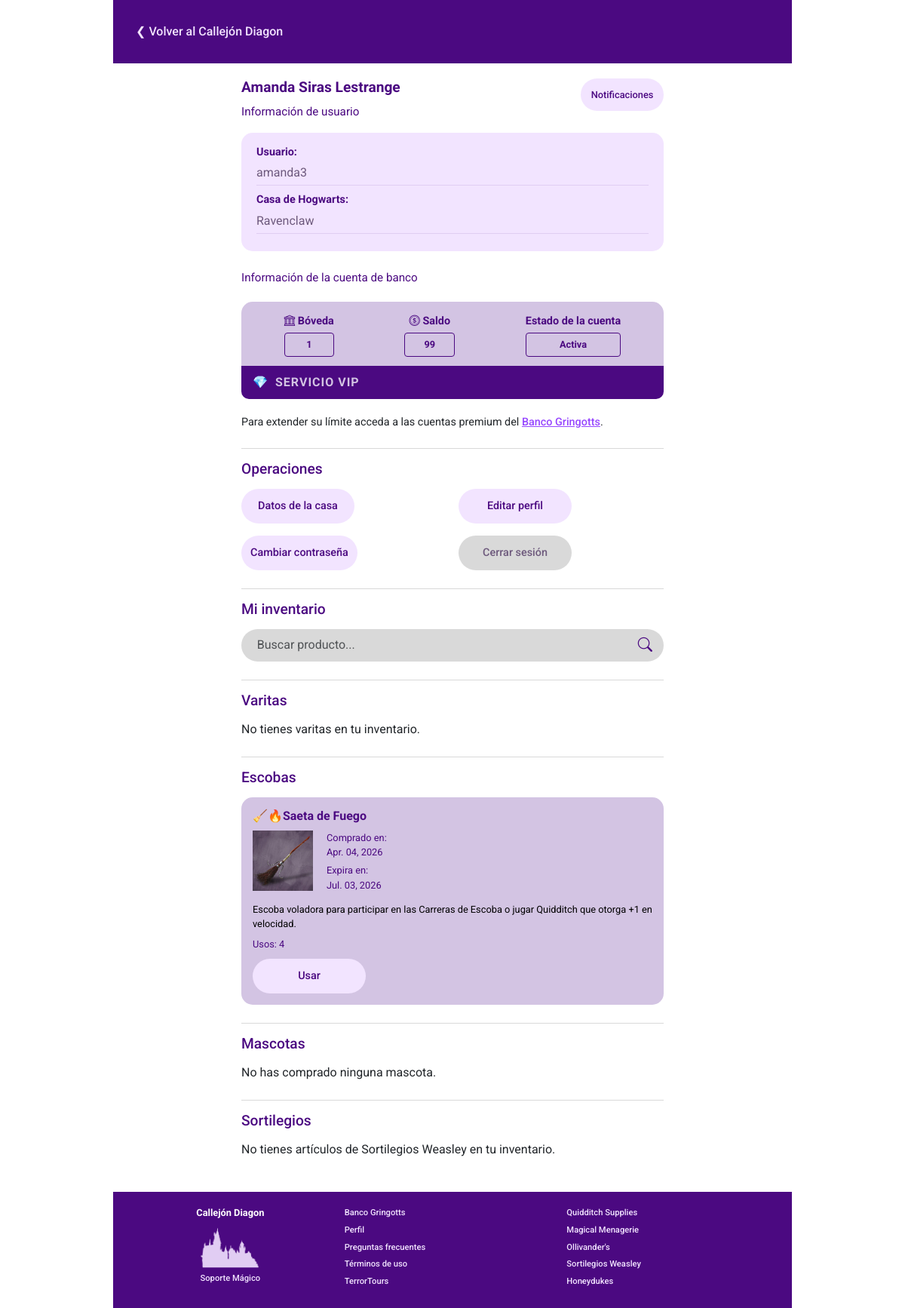
Page /users/profile/ (signed in) on the earlier database version.
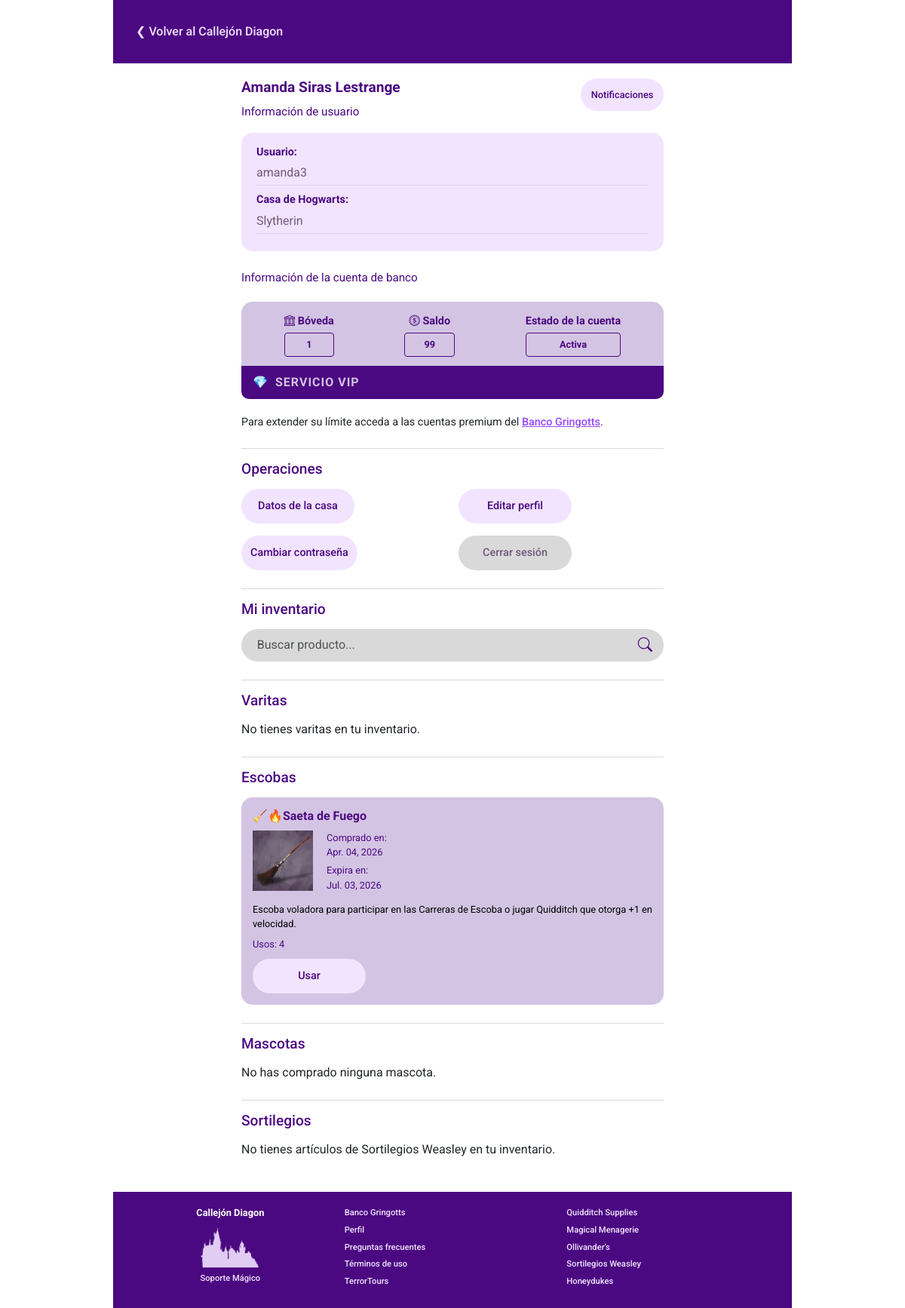
Same page on the later database version.
### apps/users/models.py (models this page shows, shortened)
class CustomUser(AbstractUser):
    id = models.PositiveIntegerField(primary_key=True, unique=True)
    first_name = None
    last_name = None
    ROLE_CHOICES = [
        ('admin', 'Administrador'),
        ('student', 'Estudiante'),
        ('banker', 'Banquero'),
        ('shopkeeper', 'Dependiente'),
    ]
    role = models.CharField(choices=ROLE_CHOICES, default='student')
    username = models.CharField(
        max_length=100,
        unique=True
    )
    full_name = models.CharField(max_length=150, unique=True)
    HOUSE_CHOICES = [
        ('gryffindor', 'Gryffindor'),
        ('hufflepuff', 'Hufflepuff'),
        ('ravenclaw', 'Ravenclaw'),
        ('slytherin', 'Slytherin'),
    ]
    house = models.CharField(null=True, blank=True, choices=HOUSE_CHOICES)

### apps/bank/models.py (models this page shows)
class BankAccount(models.Model):
    user = models.OneToOneField(
        CustomUser,
        on_delete=models.CASCADE,
        limit_choices_to={'role': 'student'},
        related_name='bank_account',
        primary_key=True
    )
    balance = models.IntegerField(default=20)
    last_pur_date = models.DateField(null=True, blank=True)
    is_frozen = models.BooleanField(default=False)
    frozen_date = models.DateField(null=True, blank=True)
    ACCOUNT_TYPES = [
        ('standard', 'Standard'),
        ('premium', 'Premium'),
        ('vip', 'VIP'),
    ]
    account_type = models.CharField(choices=ACCOUNT_TYPES, default='standard')
    created_at = models.DateField(auto_now_add=True)
    upgraded_at = models.DateField(null=True, blank=True)
    duration_days = models.PositiveIntegerField(null=True, blank=True)
    weekly_transactions_left = models.PositiveIntegerField(default=1)
    last_trans_date = models.DateField(null=True, blank=True)
    @property
    def current_limit(self):
        if self.account_type == 'vip':
            return None
        return {
            'standard': 200,
            'premium': 400,
        }.get(self.account_type, 200)
    @property
    def premium_ex_date(self):
        if self.account_type == 'premium' and self.upgraded_at and self.duration_days:
            return self.upgraded_at + timedelta(days=self.duration_days)
        return None

### apps/stores/models.py (models this page shows, shortened)
class InventoryItem(models.Model):
    user = models.ForeignKey(
        User, on_delete=models.CASCADE, related_name='inventory_items')
    product = models.ForeignKey(
        'Product', on_delete=models.CASCADE, related_name='inventory_items')
    store = models.ForeignKey(
        'Store', on_delete=models.CASCADE, related_name='inventory_items')
    uses = models.PositiveIntegerField(null=True, blank=True)
    pur_date = models.DateField(auto_now_add=True)
    @property
    def ex_date(self):
        if self.product.duration_days:
            return self.pur_date + timedelta(days=self.product.duration_days)
        return None
    @property
    def is_near_ex(self):
        if not self.ex_date:
            return False
        today = timezone.now().date()
        delta_days = (self.ex_date - today).days
        return 0 <= delta_days <= 3

class Product(models.Model):
    name = models.CharField(max_length=130)
    description = models.TextField()
    price = models.PositiveIntegerField()
    store = models.ForeignKey(
        Store, on_delete=models.CASCADE, related_name='products'
    )
    PRODUCT_TYPES = [
        ('broom', 'Escoba'),
        ('pet', 'Mascota'),
        ('wand', 'Varita'),
        ('wheezes', 'Sortilegios'),
        ('misc', 'Miscelaneos'),
    ]
    product_type = models.CharField(max_length=20, choices=PRODUCT_TYPES, default='misc')
    duration_days = models.PositiveIntegerField(blank=True, null=True)
    uses = models.PositiveIntegerField(null=True, blank=True)
    stackable = models.BooleanField(default=False)
    @property
    def image_url(self):
        return static(f"imgs/products/{self.id}.png")

### apps/users/views.py (the view, shortened to what this page needs)
# urls.py: path('profile/', views.profile_view, name='profile'),
@login_required
def profile_view(request):
    user = request.user
    bank_account = get_object_or_404(BankAccount, user_id=user.id)
    notifications = Notification.objects.filter(user=user, read=False).exists()
    wands = InventoryItem.objects.select_related('product').filter(
        user_id=user.id, product__product_type='wand')
    brooms = InventoryItem.objects.select_related('product').filter(
        user_id=user.id, product__product_type='broom')
    pets = InventoryItem.objects.select_related('product').filter(
        user_id=user.id, product__product_type='pet')
    wheezes = InventoryItem.objects.select_related('product').filter(
        user_id=user.id, product__product_type='wheezes')
    query = request.GET.get("q")
    if query:
        wands = wands.filter(product__name__icontains=query)
        brooms = brooms.filter(product__name__icontains=query)
        pets = pets.filter(product__name__icontains=query)
        wheezes = wheezes.filter(product__name__icontains=query)
    usage_message = None
    pending_loans = Loan.objects.filter(
        user=user, approved=True, state='pending').exists()
    context = {
        'user': user,
        'account': bank_account,
        'notifications': notifications,
        'wands': wands,
        'brooms': brooms,
        'pets': pets,
        'wheezes': wheezes,
        'query': query,
        'usage_message': usage_message,
        'pending_loans': pending_loans,
    }
    return render(request, 'profile/profile.html', context)

### apps/users/templates/profile/profile.html (shortened to what this page needs)
{% extends 'base.html' %}
{% load static %}
{% block head %}
<link rel="stylesheet" href="{% static 'css/profile.css' %}">
{% endblock %}
{% block body %}
{% include "components/nav.html" with url_link='home' url_name="Callejón Diagon" %}
<main class="profile-container">
    <div class="d-flex justify-content-between align-items-start mb-3">
        <div class="user-header">
            <h2 class="main-title">{{ user.full_name }}</h2>
            <p class="subtitle">Información de usuario</p>
        </div>
        <button type="button" class="btn btn-primary btn-not position-relative" data-bs-toggle="modal"
            data-bs-target="#notificationsModal">
            Notificaciones
        </button>
    </div>
    <section class="info-card-purple mb-4">
        <div class="info-row">
            <span class="label">Usuario:</span> <span class="value">{{ user.username }}</span>
        </div>
        <div class="info-row">
            <span class="label">Casa de Hogwarts:</span> <span class="value">{{ user.house|title }}</span>
        </div>
    </section>
    <section class="bank-section mb-4">
        <p class="subtitle">Información de la cuenta de banco</p>
        {% include "components/account_card.html" %}
        <div class="bank-info">
            <p class="limit-subtext">Para extender su límite acceda a las cuentas premium del
                <a href="{% url 'bank' %}" class="dark-link">Banco Gringotts</a>.
            </p>
        </div>
    </section>
    <section class="mb-4">
        <h3 class="section-title-purple">Operaciones</h3>
        <div class="row g-3">
            <div class="col-6">
                <button type="button" class="btn btn-primary" data-bs-toggle="modal" data-bs-target="#houseStatsModal">
                    Datos de la casa
                </button>
            </div>
            <div class="col-6"><a href="{% url 'edit_profile' %}" class="btn btn-primary">Editar perfil</a></div>
            <div class="col-6"><a href="{% url 'update_password' %}" class="btn btn-primary">Cambiar
                    contraseña</a></div>
            <div class="col-6">
                <form method="POST" action="{% url 'logout' %}">
                    <button type="button" class="btn btn-secondary" data-message="¿Seguro de que deseas cerrar sesión?"
                        onclick="showConfirm(this)">Cerrar
                        sesión</button>
                </form>
            </div>
        </div>
    </section>
    <section class="inventory-section" id="inventory">
        <h3 class="section-title-purple">Mi inventario</h3>
        <form method="GET" class="search-container mb-4" action="{% url 'profile' %}#inventory">
            <input type="text" name="q" value="{{ query|default_if_none:'' }}"
                class="form-control search-input form-input" placeholder="Buscar producto...">
            <button type="submit" class="search-button">
                <i class="bi bi-search"></i>
            </button>
        </form>
        {% if not wands and not brooms and not pets and not wheezes %}
        <p>No tienes artículos en tu inventario{% if query %} que coincidan con "{{ query }}"{% endif %}.</p>
        {% else %}
        <div class="category-block mb-4">
            <h4 class="category-title">Varitas</h4>
            <div class="inventory-grid d-flex flex-wrap gap-3">
                {% for item in wands %}
                {% include "profile/inventory_section.html" with item=item %}
                {% empty %}
                <p class="empty-text">No tienes varitas en tu inventario.</p>
                {% endfor %}
            </div>
        </div>
        <div class="category-block mb-4">
            <h4 class="category-title">Escobas</h4>
            <div class="inventory-grid d-flex flex-wrap gap-3">
                {% for item in brooms %}
                {% include "profile/inventory_section.html" with item=item %}
                {% empty %}
                <p class="empty-text">No tienes escobas en tu inventario{% if query %} que coincidan con "{{ query }}"
                    {% endif %}.</p>
                {% endfor %}
            </div>
        </div>
        <div class="category-block mb-4">
            <h4 class="category-title">Mascotas</h4>
            <div class="inventory-grid d-flex flex-wrap gap-3">
                {% for item in pets %}
                {% include "profile/inventory_section.html" with item=item %}
                {% empty %}
                <p class="empty-text">No has comprado ninguna mascota.
                </p>
                {% endfor %}
            </div>
        </div>
        <div class="category-block mb-4">
            <h4 class="category-title">Sortilegios</h4>
            <div class="inventory-grid d-flex flex-wrap gap-3">
                {% for item in wheezes %}
                {% include "profile/inventory_section.html" with item=item %}
                {% empty %}
                <p class="empty-text">No tienes artículos de Sortilegios Weasley en tu inventario.
                </p>
                {% endfor %}
            </div>
        </div>
        {% endif %}
    </section>
</main>
{% endblock %}
{% block footer %}
{% include "components/footer.html" %}
{% endblock %}

### templates/base.html (shortened to what this page needs)
{% load static %}
{% load class_tag %}
<!DOCTYPE html>
<html lang="es">
<head>
    <link href="https://cdn.jsdelivr.net/npm/bootstrap@5.3.8/dist/css/bootstrap.min.css" rel="stylesheet"
>
    <link rel="stylesheet" href="https://cdn.jsdelivr.net/npm/bootstrap-icons@1.11.3/font/bootstrap-icons.css">
    <link rel="stylesheet" href="{% static 'css/base.css' %}">
    <link rel="stylesheet" href="{% static 'css/components.css' %}">
    <link rel="stylesheet" href="{% static 'css/modal.css' %}">
    {% block head %}
    {% endblock %}
</head>
<body class="content-wrapper {% block body_class %}{% endblock %}">
    {% block body %}
    {% endblock %}
    {% block footer %}
    {% endblock %}
</body>
</html>

### templates/components/nav.html (shortened to what this page needs)
{% load static %}
{% block nav %}
<nav class="back-nav">
    <a href="{% url url_link %}" class="back-link">❮ Volver al {{ url_name }}</a>
</nav>
{% endblock %}

### templates/components/account_card.html (shortened to what this page needs)
<div class="account-card {% if account.is_frozen %}frozen{% endif %}">
    <div class="card-grid">
        <div class="card-item">
            <span class="label"><i class="bi bi-bank"></i> Bóveda</span>
            <div class="value-box">{{ account.pk }}</div>
        </div>
        <div class="card-item">
            <span class="label"><i class="bi bi-coin"></i> Saldo</span>
            <div class="value-box">{{ account.balance }}</div>
        </div>
        <div class="card-item">
            <span class="label">Estado de la cuenta</span>
            <div class="value-box status-text">
                {% if account.is_frozen %}Congelada{% else %}Activa{% endif %}
            </div>
        </div>
    </div>
    {% if account.premium_ex_date %}
    <div class="premium-badge">
        <div class="premium-content">
            <span class="crown-icon">👑</span>
            <span class="premium-text">SERVICIO PREMIUM</span>
        </div>
        <div class="premium-date">
            Vence: <br> {{ account.premium_ex_date|date:"d/m/y" }}
        </div>
    </div>
    {% elif account.account_type == 'vip' %}
    <div class="premium-badge">
        <div class="premium-content">
            <span class="crown-icon">💎</span>
            <span class="premium-text">SERVICIO VIP</span>
        </div>
    </div>
    {% endif %}
</div>

### apps/users/templates/profile/inventory_section.html (shortened to what this page needs)
<div class="inventory-card">
    <div class="card-content">
        <h5 class="item-name">{{ item.product.name }}</h5>
        <div class="d-flex gap-2">
            <div class="item-image-placeholder">
                <img src="{{ item.product.image_url }}" alt="Imagen de {{item.product.name}}" />
            </div>
            <div class="item-details">
                <p>Comprado en: <br><span>{{ item.pur_date|date:"M. d, Y" }}</span></p>
                {% if item.ex_date %}
                <p>Expira en: <br>
                    <span class="{% if item.is_near_ex %}text-warning{% endif %}">
                        {{ item.ex_date|date:"M. d, Y"}}
                    </span>
                </p>
                {% endif %}
            </div>
        </div>
        <p class="item-desc">{{ item.product.description }}</p>
        {% if item.uses %}
        <p class="item-uses">Usos: {{ item.uses }}</p>
        <form method="POST" class="mt-auto">
            <button type="button" class="btn btn-primary" data-title="Confirmación de uso"
                data-message="¿Deseas usar el producto {{ item.product.name }} (Esta acción es irreversible)?"
                onclick="showConfirm(this)">
                Usar
            </button>
        </form>
        {% endif %}
    </div>
</div>

### templates/components/footer.html (shortened to what this page needs)
{% load static %}
{% block footer %}
<footer class="main-footer">
    <div class="footer-column brand-column">
        <h2 class="footer-title">Callejón Diagon</h2>
        <img src="{% static 'imgs/Silueta Hogwarts Footer.png' %}" alt="Hogwarts Silhouette" class="footer-logo">
        <a class="light-link" href="https://chat.whatsapp.com/K56ZjbVffJS0cTabl2xltE?mode=gi_t" target="_blank">Soporte Mágico</a>
    </div>
    <div class="footer-column links-column">
        <a class="light-link" href="{% url 'bank' %}">Banco Gringotts</a>
        <a class="light-link" href="{% url 'profile' %}">Perfil</a>
        <a class="light-link" href="{% url 'faq' %}">Preguntas frecuentes</a>
        <a class="light-link" href="{% url 'terms' %}">Términos de uso</a>
        <a class="light-link" href="https://chat.whatsapp.com/GjAylTHvlB5CLXZp9eanqm?mode=gi_t" target="_blank">TerrorTours</a>
    </div>
    <div class="footer-column links-column">
        <a class="light-link"  href="{% url 'store' store_id=1 %}">Quidditch Supplies</a>
        <a class="light-link"  href="{% url 'store' store_id=2 %}">Magical Menagerie</a>
        <a class="light-link"  href="{% url 'store' store_id=3 %}">Ollivander's</a>
        <a class="light-link"  href="{% url 'store' store_id=4 %}">Sortilegios Weasley</a>
        <a class="light-link"  href="{% url 'store' store_id=5 %}">Honeydukes</a>
    </div>
</footer>
{% endblock %}

Differences in the rows shown:
changed CustomUser "Amanda Siras Lestrange": house "Ravenclaw" → "Slytherin"
